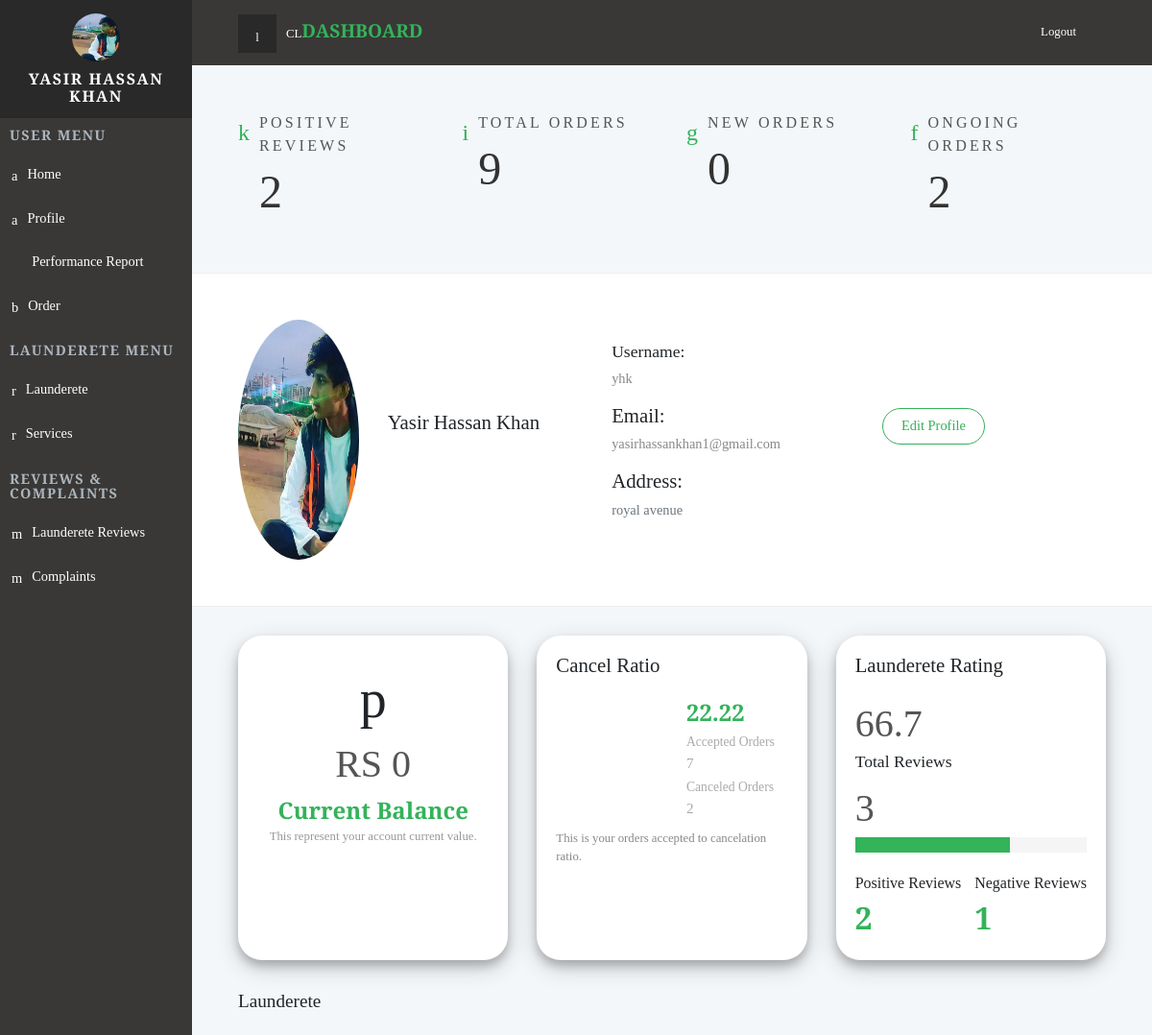
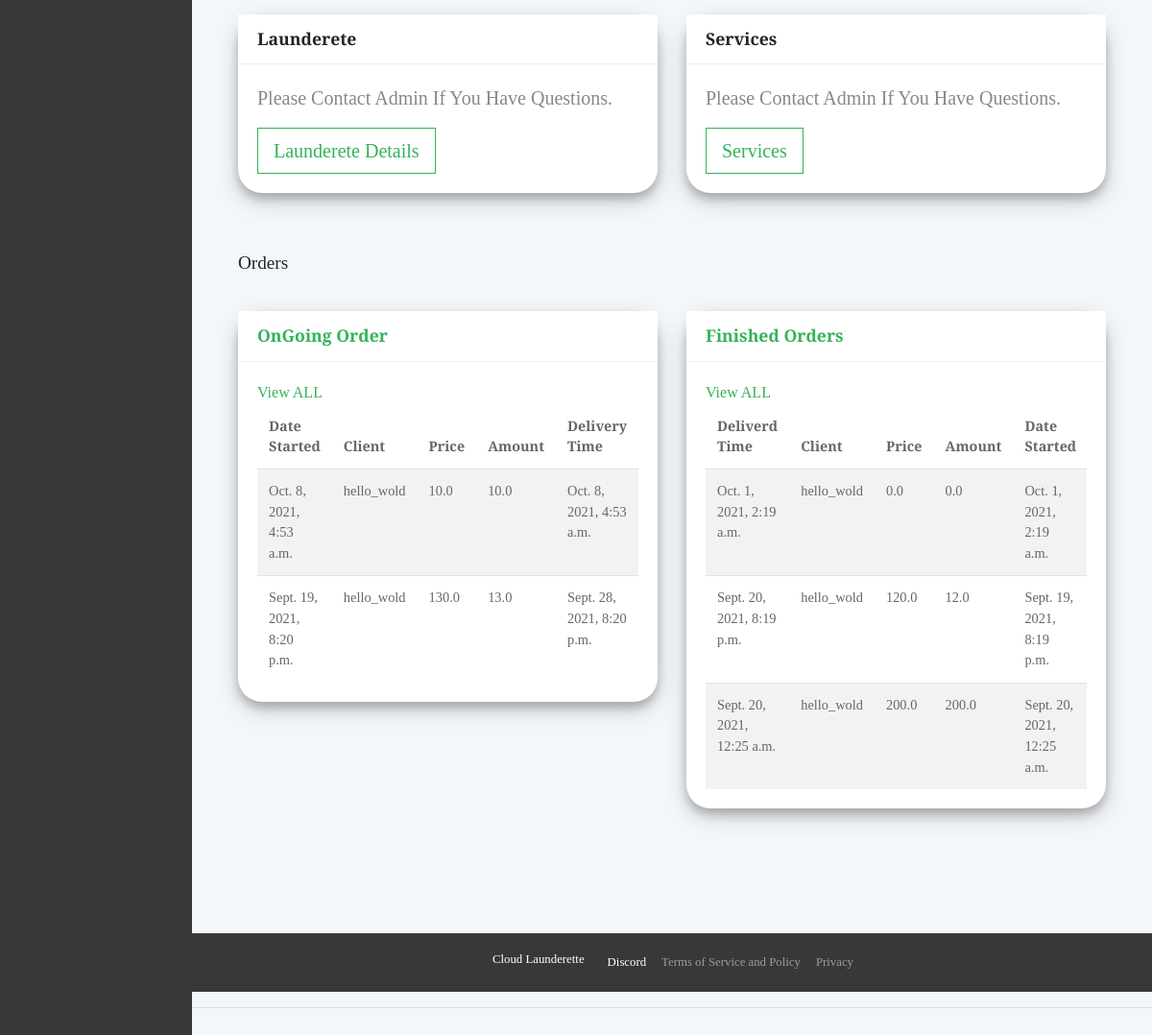
The page /dashboard/ (signed in) on the database its author committed (2 pictures, top to bottom).
### backend/models.py (models this page shows, shortened)
class Launderer(models.Model):
    user = models.OneToOneField(User, on_delete=models.CASCADE, null=True)
    name = models.CharField(max_length=200, null=True)
    profile_pic = models.ImageField( default="default-profile.png")
    address = models.CharField(max_length=200, null=True)
    city = models.CharField(max_length=200, null=True)
    lat = models.FloatField(null=True, blank=True)
    lon = models.FloatField(null=True, blank=True)
    isBlocked = models.BooleanField(default=False)
    is_email_verified = models.BooleanField(default=False)
    date_joined =models.DateTimeField(auto_now_add=True)

class Order(models.Model):
    client = models.ForeignKey(Client, null=True, on_delete= models.SET_NULL)
    launderette = models.ForeignKey(Launderette, null=True, on_delete= models.SET_NULL)
    description = models.TextField(blank=True, null=True)
    price = models.FloatField(default=0)
    amount = models.FloatField(default=0)
    services = models.ManyToManyField(Services)
    status =models.CharField(max_length=50, blank=True, null=True, choices=StatusChoice1.choices,default=StatusChoice1.PENDING)
    date_started = models.DateTimeField(null=True, blank=True)
    date_created = models.DateTimeField(auto_now_add=True, null=True)
    date_end = models.DateTimeField(null=True,  blank=True)

class Client(models.Model):
    user = models.OneToOneField(User, on_delete=models.CASCADE, null=True)
    name = models.CharField(max_length=200, null=True)
    profile_pic = models.ImageField(default="default-profile.png")
    address = models.CharField(max_length=200, null=True)
    city = models.CharField(max_length=200, null=True)
    lat = models.FloatField(default=0)
    lon = models.FloatField(default=0)
    isBlocked = models.BooleanField(default=False)
    is_email_verified = models.BooleanField(default=False)
    date_joined =models.DateTimeField(auto_now_add=True)
    def __str__(self):
        return str(self.user)

### backend/decorators.py (the view)
		def wrapper_func(request, *args, **kwargs):
			group = None
			if request.user.groups.exists():
				group = request.user.groups.all()[0].name
			if group in allowed_roles:
				return view_func(request, *args, **kwargs)
			else:
				return HttpResponse('You are not authorized to view this page')

### frontend/templates/frontend/dashboardIndex.html (shortened to what this page needs)
{%  extends 'frontend/partialview/base_template.html' %}
{% load static %}
{% block content %}
    <div class="page">
    {% include 'frontend/partialview/topbar.html' %}
      <section class="dashboard-counts section-padding">
        <div class="container-fluid">
          <div class="row">
            <div class="col-xl-3 col-md-4 col-6">
              <div class="wrapper count-title d-flex">
                <div class="icon"><i class="icon-user"></i></div>
                <div class="name"><strong class="text-uppercase">Positive Reviews</strong>
                  <div class="count-number">{{positiveReviews}}</div>
                </div>
              </div>
            </div>
            <div class="col-xl-3 col-md-4 col-6">
              <div class="wrapper count-title d-flex">
                <div class="icon"><i class="icon-padnote"></i></div>
                <div class="name"><strong class="text-uppercase">Total Orders</strong>
                  <div class="count-number">{{totalOrders}}</div>
                </div>
              </div>
            </div>
            <div class="col-xl-3 col-md-4 col-6">
              <div class="wrapper count-title d-flex">
                <div class="icon"><i class="icon-check"></i></div>
                <div class="name"><strong class="text-uppercase">New Orders</strong>
                  <div class="count-number">{{newOrders}}</div>
                </div>
              </div>
            </div>
            <div class="col-xl-3 col-md-4 col-6">
              <div class="wrapper count-title d-flex">
                <div class="icon"><i class="icon-bill"></i></div>
                <div class="name"><strong class="text-uppercase">OnGoing Orders</strong>
                  <div class="count-number">{{totalOngoingOrders}}</div>
                </div>
              </div>
            </div>
          </div>
        </div>
      </section>
      <section class="dashboard-header section-padding">
        <div class="container-fluid">
          <div class="row d-flex align-items-md-stretch ">
            <div class="col-lg-2 col-md-6 ">
              <div class="card to-do">
                <div class="sidenav-header-inner text-center">
                  <img src="{{launderer.profile_pic.url}}"  alt="person" class="img-fluid pfp rounded-circle">
                </div>
              </div>
            </div>
            <div class="col-lg-3 col-md-6 py-4 my-4">
                <h2 class="display h4 py-4 my-4">{{launderer.name}}</h2>
                </div>
            <div class="col-lg-3 col-md-6 pt-4">
              <div class="card project-progress">
                <h3 class="display h4">Username:</h3>
                <p> {{launderer.user.username}}</p>
                <h2 class="display h4">Email:</h2>
                <p> {{launderer.user.email}}</p>
                <h2 class="display h4">Address:</h2>
                <p class='text-muted'>{{launderer.address}}</p>
              </div>
            </div>
            <div class="col-lg-3 col-md-12 flex-lg-last flex-md-first align-self-baseline">
              <div class="card sales-report p-4">
                <a class="btn btn-md btn-outline-primary pf-edit-btn mx-4 mb-2 mt-4" href="{% url 'myAccount' %}">Edit Profile</a>
              </div>
            </div>
          </div>
        </div>
      </section>
      <section class="statistics">
        <div class="container-fluid">
          <div class="row d-flex">
            <div class="col-lg-4">
              <div class="card income text-center">
                <div class="icon"><i class="icon-line-chart"></i></div>
                <div class="number">RS 0</div><strong class="text-primary">Current Balance</strong>
                <p>This represent your account current value.</p>
              </div>
            </div>
            <div class="col-lg-4">
              <div class="card data-usage">
                <h2 class="display h4">Cancel Ratio</h2>
                <div class="row d-flex align-items-center">
                  <div class="col-sm-6"><strong class="text-primary">{{acceptedOrdersRatio|floatformat:2}}</strong>
                  <small>Accepted Orders</small>
                  <span>{{acceptedOrders}}</span>
                  <small>Canceled Orders</small>
                  <span>{{totalCanceledOrders}}</span>
                  </div>
                </div>
                <p>This is your orders accepted to cancelation ratio.</p>
              </div>
            </div>
            <div class="col-lg-4">
              <div class="card user-activity">
                <h2 class="display h4">Launderete Rating</h2>
                <div class="number">{{reviewsRatio|floatformat:1}}</div>
                <h3 class="h4 display">Total Reviews</h3>
                <div class="number">{{totalreviews}}</div>
                <div class="progress">
                  <div role="progressbar" style="width: {{reviewsRatio}}%" aria-valuenow="{{positiveReviews}}" aria-valuemin="0" aria-valuemax="{{totalreviews}}" class="progress-bar progress-bar bg-primary"></div>
                </div>
                <div class="page-statistics d-flex justify-content-between">
                  <div class="page-statistics-left"><span>Positive Reviews</span><strong>{{positiveReviews}}</strong></div>
                  <div class="page-statistics-right"><span>Negative Reviews</span><strong>{{negativeReviews}}</strong></div>
                </div>
              </div>
            </div>
          </div>
        </div>
      </section>
     <section class="charts">
        <div class="container-fluid">
          <header>
            <h1 class="h3 display">Launderete            </h1>
          </header>
          <div class="row">
            <div class="col-lg-6">
              <div class="card line-chart-example">
                <div class="card-header d-flex align-items-center">
                  <h4>Launderete</h4>
                </div>
                <div class="card-body">
                    <p class="lead">Please Contact Admin If You Have Questions.</p>
                    <a class="btn btn-lg btn-outline-primary" href="{% url 'launderette' %}"> Launderete Details</a>
                </div>
              </div>
            </div>
            <div class="col-lg-6">
              <div class="card bar-chart-example">
                <div class="card-header d-flex align-items-center">
                  <h4>Services</h4>
                </div>
                <div class="card-body">
                    <p class="lead">Please Contact Admin If You Have Questions.</p>
                    <a class="btn btn-lg btn-outline-primary" href="{% url 'services' %}">Services</a>
                </div>
              </div>
            </div>
          </div>
        </div>
     </section>
      <section class="charts">
        <div class="container-fluid">
          <header>
            <h1 class="h3 display">Orders            </h1>
          </header>
          <div class="row">
            <div class="col-lg-6">
              <div class="card">
              <div class="panel-group" id="accordion" role="tablist" aria-multiselectable="true">
                  <div class="panel panel-default">
                      <div class="panel-heading" role="tab" id="headingOne">
                          <div class="card-header">
                          <h4 class="panel-title">
                              <a data-toggle="collapse" data-parent="#accordion" href="#collapseOne" aria-expanded="true" aria-controls="collapseOne">
                              OnGoing Order
                              </a>
                          </h4>
                          </div>
                      </div>
                      <div id="collapseOne" class="panel-collapse collapse show" role="tabpanel" aria-labelledby="headingOne">
                          <div class="card-body">
                          <div class="table-responsive">
                              <table class="table table-striped table-hover">
                              <thead>
                                  <tr>
                                  <th>Date Started</th>
                                  <th>Client</th>
                                  <th>Price</th>
                                  <th>Amount</th>
                                  <th>Delivery Time</th>
                                  </tr>
                              </thead>
                              <tbody>
                              {% for ongoingOrder in ongoingOrders|slice:":5" %}
                                  <tr>
                                  <td>{{ongoingOrder.date_started}}</td>
                                  <td>{{ongoingOrder.client}}</td>
                                  <td>{{ongoingOrder.price}}</td>
                                  <td>{{ongoingOrder.amount}}</td>
                                  <td>{{ongoingOrder.date_end}}</td>
                                  </tr>
                                {% endfor %}
                              </tbody>
                            <a  href="{% url 'ongoingOrders' %}">View ALL</a>
                              </table>
                          </div>
                          </div>
                      </div>
                  </div>
              </div>
        </div>
            </div>
            <div class="col-lg-6"><div class="card">
            <div class="panel-group" id="accordion" role="tablist" aria-multiselectable="true">
                <div class="panel panel-default">
                    <div class="panel-heading" role="tab" id="headingOne">
                        <div class="card-header">
                        <h4 class="panel-title">
                            <a data-toggle="collapse" data-parent="#accordion" href="#collapseOne" aria-expanded="true" aria-controls="collapseOne">
                            Finished Orders
                            </a>
                        </h4>
                        </div>
                    </div>
                    <div id="collapseOne" class="panel-collapse collapse show" role="tabpanel" aria-labelledby="headingOne">
                        <div class="card-body">
                        <div class="table-responsive">
                            <table class="table table-striped table-hover">
                            <thead>
                                <tr>
                                  <th>Deliverd Time</th>
                                  <th>Client</th>
                                  <th>Price</th>
                                  <th>Amount</th>
                                  <th>Date Started</th>
                                </tr>
                            </thead>
                            <tbody>
                              {% for finishedOrder in finishedOrders|slice:":5" %}
                                  <tr>
                                  <td>{{finishedOrder.date_end}}</td>
                                  <td>{{finishedOrder.client}}</td>
                                  <td>{{finishedOrder.price}}</td>
                                  <td>{{finishedOrder.amount}}</td>
                                  <td>{{finishedOrder.date_started}}</td>
                                  </tr>
                                {% endfor %}
                            </tbody>
                            <a  href="{% url 'ordersHistory' %}">View ALL</a>
                            </table>
                        </div>
                        </div>
                    </div>
                </div>
            </div>
        </div>
            </div>
          </div>
        </div>
      </section>
      <footer class="main-footer">
      {% include 'frontend/partialview/footer_navbar.html' %}
      </footer>
    </div>
{% endblock content %}

### frontend/templates/frontend/partialview/header_navbar.html (shortened to what this page needs)
{% load static %}
    <nav class="side-navbar">
      <div class="side-navbar-wrapper">
        <div class="sidenav-header d-flex align-items-center justify-content-center">
          <div class="sidenav-header-inner text-center"><img src="{{launderer.profile_pic.url}}" alt="person" class="img-fluid rounded-circle">
            <h2 class="h5">{{launderer.name}}</h2>
          </div>
        </div>
        <div class="main-menu">
          <h5 class="sidenav-heading">User Menu</h5>
          <ul id="side-main-menu" class="side-menu list-unstyled">
            <li><a href="{% url 'dashboard' %}" > <i class="icon-form"></i>Home                             </a></li>
            <li><a href="{% url 'myAccount' %}"> <i class="icon-form"></i>Profile                             </a></li>
            <li class=""><a href="{% url 'Report' %}"> <i class="fa fa-bar-chart"></i>Performance Report                              </a></li>
            <li><a href="#exampledropdownDropdown2" aria-expanded="false" data-toggle="collapse"> <i class="icon-home"></i>Order </a>
            </li>
        </div>
        <div class="admin-menu">
          <h5 class="sidenav-heading">Launderete Menu</h5>
          <ul id="side-admin-menu" class="side-menu list-unstyled">
            <li> <a href="{% url 'launderette' %}"> <i class="icon-screen"> </i>Launderete</a></li>
            {% if totalLaunderette != 0 %}
              <li> <a href="{% url 'services' %}"> <i class="icon-screen"> </i>Services</a></li>
            {% endif %}
          </ul>
        </div>
        <div class="admin-menu">
          <h5 class="sidenav-heading">Reviews & Complaints</h5>
          <ul id="side-admin-menu" class="side-menu list-unstyled">
            {% if totalLaunderette != 0 %}
              <li> <a href="{% url 'laundaretteReviews' %}"> <i class="icon-flask"> </i>Launderete Reviews</a></li>
            {% endif %}
            <li> <a href="{% url 'complaints' %}"> <i class="icon-flask"> </i>Complaints</a></li>
          </ul>
        </div>
      </div>
    </nav>

### rows shown on the page
Launderer: profile_pic (picture), name "YASIR HASSAN KHAN", name "Yasir Hassan Khan", user.username "yhk", user.email "yasirhassankhan1@gmail.com", address "royal avenue"
Order: date_started "Oct. 8, 2021, 4:53 a.m.", client "hello_wold", price "10.0", amount "10.0", date_end "Oct. 8, 2021, 4:53 a.m."
Order: date_started "Sept. 19, 2021, 8:20 p.m.", client "hello_wold", price "130.0", amount "13.0", date_end "Sept. 28, 2021, 8:20 p.m."
Order: date_end "Oct. 1, 2021, 2:19 a.m.", client "hello_wold", price "0.0", amount "0.0", date_started "Oct. 1, 2021, 2:19 a.m."
Order: date_end "Sept. 20, 2021, 8:19 p.m.", client "hello_wold", price "120.0", amount "12.0", date_started "Sept. 19, 2021, 8:19 p.m."
Order: date_end "Sept. 20, 2021, 12:25 a.m.", client "hello_wold", price "200.0", amount "200.0", date_started "Sept. 20, 2021, 12:25 a.m."

### other values the page prints
{{ positiveReviews }} "2"
{{ totalOrders }} "9"
{{ newOrders }} "0"
{{ totalOngoingOrders }} "2"
{{ acceptedOrdersRatio|floatformat:2 }} "22.22"
{{ acceptedOrders }} "7"
{{ totalCanceledOrders }} "2"
{{ reviewsRatio|floatformat:1 }} "66.7"
{{ totalreviews }} "3"
{{ negativeReviews }} "1"
